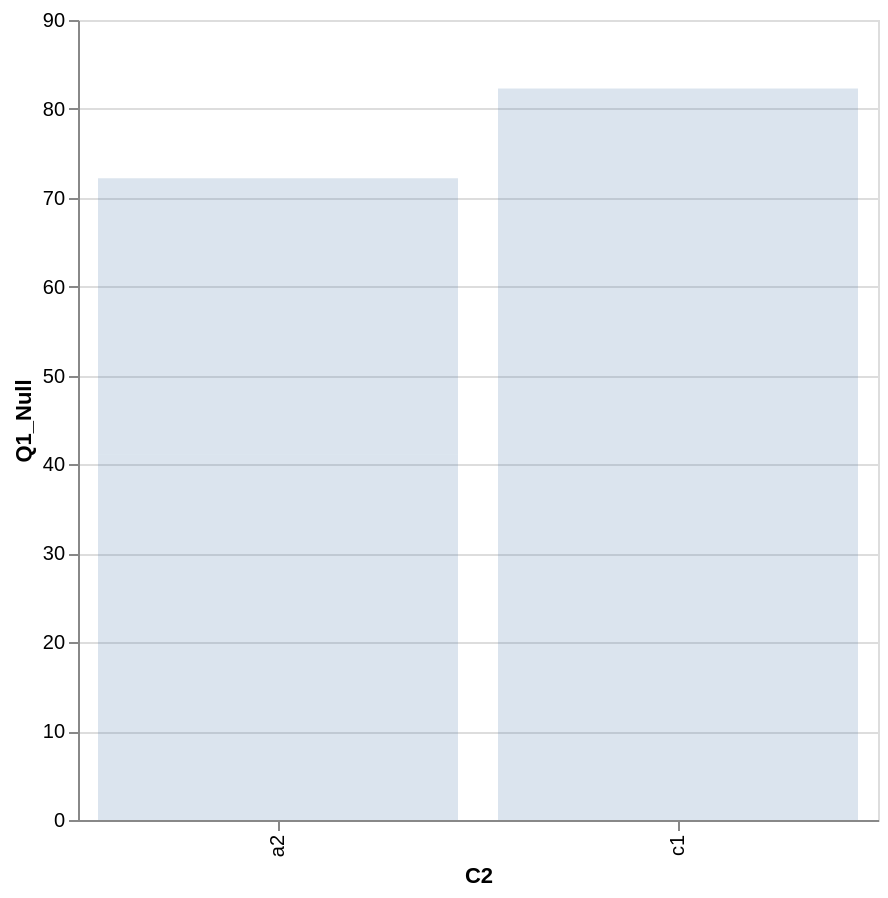

Here is the Vega-Lite specification saved for this chart:
### Vega specification from a JSON file in a GitHub repository (floating-point values rounded to 4 significant figures)
{"$schema": "https://vega.github.io/schema/vega/v5.json", "background": "white", "padding": 5, "width": 400, "height": 400, "style": "cell", "data": [{"name": "source_0", "values": [{"Q1_Null": null, "C2": "a1"}, {"Q1_Null": null, "C2": "b1"}, {"Q1_Null": 82.3, "C2": "c1"}, {"Q1_Null": 41.1, "C2": "a2"}, {"Q1_Null": 31.1, "C2": "a2"}]}, {"name": "data_0", "source": "source_0", "transform": [{"type": "stack", "groupby": ["C2"], "field": "Q1_Null", "sort": {"field": [], "order": []}, "as": ["Q1_Null_start", "Q1_Null_end"], "offset": "zero"}, {"type": "filter", "expr": "isValid(datum[\"Q1_Null\"]) && isFinite(+datum[\"Q1_Null\"])"}]}], "marks": [{"name": "layer_0_marks", "type": "rect", "style": ["bar"], "from": {"data": "data_0"}, "encode": {"update": {"fill": {"value": "#4c78a8"}, "opacity": {"test": "false", "value": 0.2}, "ariaRoleDescription": {"value": "bar"}, "description": {"signal": "\"C2: \" + (isValid(datum[\"C2\"]) ? datum[\"C2\"] : \"\"+datum[\"C2\"]) + \"; Q1_Null: \" + (format(datum[\"Q1_Null\"], \"\"))"}, "x": {"scale": "x", "field": "C2"}, "width": {"signal": "max(0.25, bandwidth('x'))"}, "y": {"scale": "y", "field": "Q1_Null_end"}, "y2": {"scale": "y", "field": "Q1_Null_start"}}}}], "scales": [{"name": "x", "type": "band", "domain": {"data": "data_0", "field": "C2", "sort": true}, "range": [0, {"signal": "width"}], "paddingInner": 0.1, "paddingOuter": 0.05}, {"name": "y", "type": "linear", "domain": {"data": "data_0", "fields": ["Q1_Null_start", "Q1_Null_end"]}, "range": [{"signal": "height"}, 0], "nice": true, "zero": true}], "axes": [{"scale": "y", "orient": "left", "gridScale": "x", "grid": true, "tickCount": {"signal": "ceil(height/40)"}, "domain": false, "labels": false, "aria": false, "maxExtent": 0, "minExtent": 0, "ticks": false, "zindex": 0}, {"scale": "x", "orient": "bottom", "grid": false, "title": "C2", "labelAlign": "right", "labelAngle": 270, "labelBaseline": "middle", "zindex": 0}, {"scale": "y", "orient": "left", "grid": false, "title": "Q1_Null", "labelOverlap": true, "tickCount": {"signal": "ceil(height/40)"}, "zindex": 0}]}
